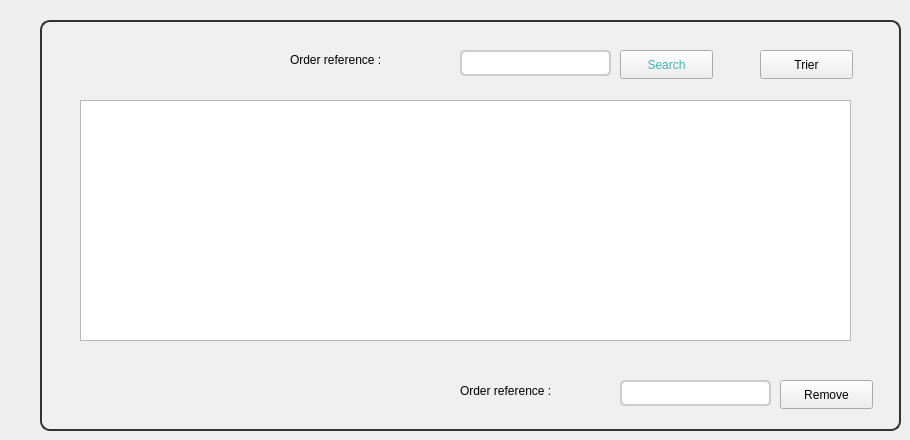
        <widget class="QWidget" name="consultOrder">
         <property name="styleSheet">
          <string notr="true">#widget_9
{background-color: #f0f0f0;
border: 2px solid #333;
border-radius: 10px;
}

#label_37
{
	
	font: 12pt &quot;Berlin Sans FB&quot;;
}
#label_38
{font: 12pt &quot;Berlin Sans FB&quot;;
}
#pushButton_3
{
color: #42b5b2; 
font: 12pt &quot;Berlin Sans FB&quot;;
}
#pushButton_2
{
color: #42b5b2; 
font: 12pt &quot;Berlin Sans FB&quot;;
}


</string>
         </property>
         <attribute name="title">
          <string>Consult</string>
         </attribute>
         <widget class="QWidget" name="widget_9" native="true">
          <property name="geometry">
           <rect>
            <x>40</x>
            <y>20</y>
            <width>861</width>
            <height>411</height>
           </rect>
          </property>
          <widget class="QTableView" name="tableView_3">
           <property name="geometry">
            <rect>
             <x>40</x>
             <y>80</y>
             <width>771</width>
             <height>241</height>
            </rect>
           </property>
          </widget>
          <widget class="QPushButton" name="remove_2">
           <property name="geometry">
            <rect>
             <x>740</x>
             <y>360</y>
             <width>93</width>
             <height>29</height>
            </rect>
           </property>
           <property name="text">
            <string>Remove</string>
           </property>
          </widget>
          <widget class="QLineEdit" name="lineEdit_8">
           <property name="geometry">
            <rect>
             <x>580</x>
             <y>360</y>
             <width>151</width>
             <height>26</height>
            </rect>
           </property>
           <property name="styleSheet">
            <string notr="true">QLineEdit {
border: 2px solid #ccc;
border-radius: 5px;
padding: 5px;
}

QLineEdit:focus {
border: 2px solid #42b5b2;
}</string>
           </property>
          </widget>
          <widget class="QLineEdit" name="lineEdit_9">
           <property name="geometry">
            <rect>
             <x>420</x>
             <y>30</y>
             <width>151</width>
             <height>26</height>
            </rect>
           </property>
           <property name="styleSheet">
            <string notr="true">QLineEdit {
border: 2px solid #ccc;
border-radius: 5px;
padding: 5px;
}

QLineEdit:focus {
border: 2px solid #42b5b2;
}</string>
           </property>
          </widget>
          <widget class="QLabel" name="label_38">
           <property name="geometry">
            <rect>
             <x>250</x>
             <y>30</y>
             <width>151</width>
             <height>20</height>
            </rect>
           </property>
           <property name="text">
            <string>Order reference :</string>
           </property>
          </widget>
          <widget class="QPushButton" name="pushButton_3">
           <property name="geometry">
            <rect>
             <x>580</x>
             <y>30</y>
             <width>93</width>
             <height>29</height>
            </rect>
           </property>
           <property name="text">
            <string>Search</string>
           </property>
          </widget>
          <widget class="QLabel" name="label_37">
           <property name="geometry">
            <rect>
             <x>420</x>
             <y>360</y>
             <width>151</width>
             <height>21</height>
            </rect>
           </property>
           <property name="text">
            <string>Order reference :</string>
           </property>
          </widget>
          <widget class="QPushButton" name="trier">
           <property name="geometry">
            <rect>
             <x>720</x>
             <y>30</y>
             <width>93</width>
             <height>29</height>
            </rect>
           </property>
           <property name="text">
            <string>Trier</string>
           </property>
          </widget>
         </widget>
        </widget>
